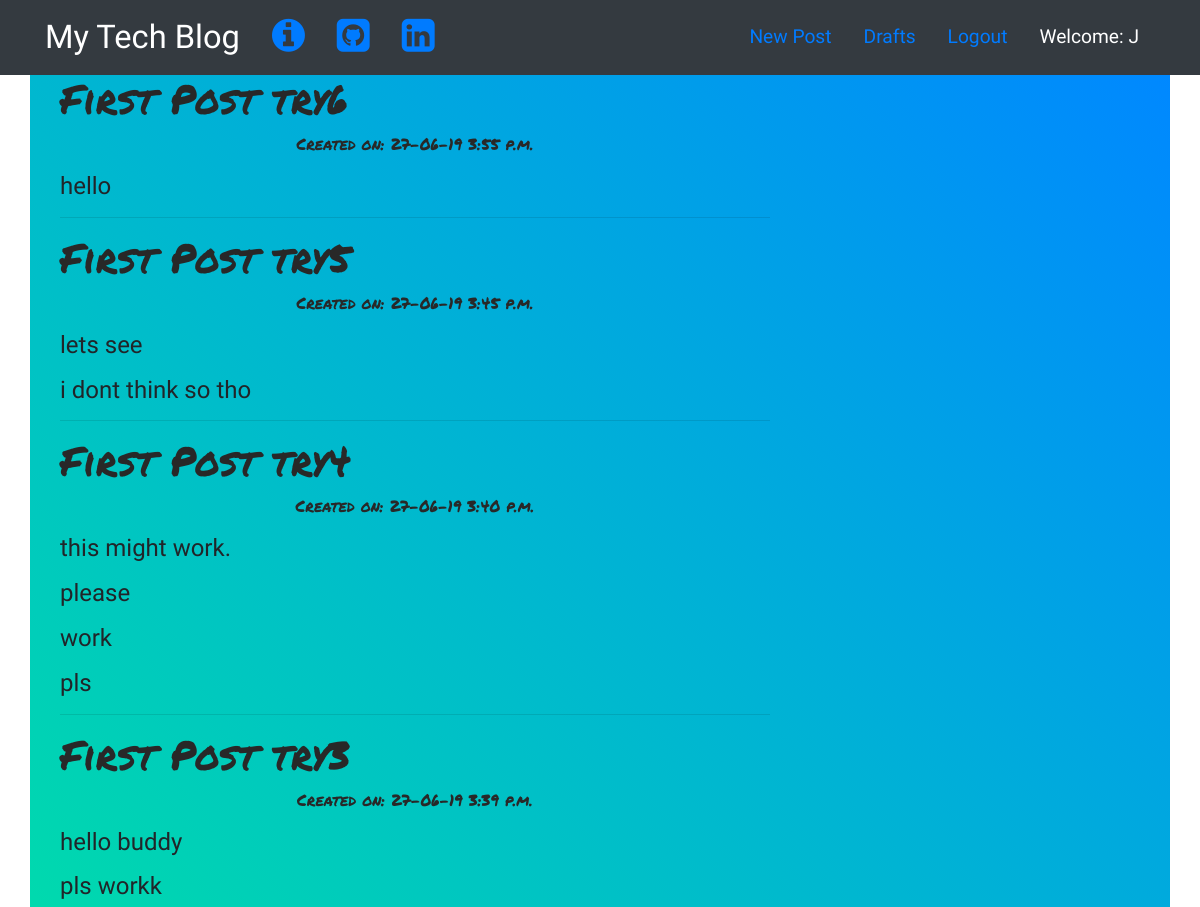
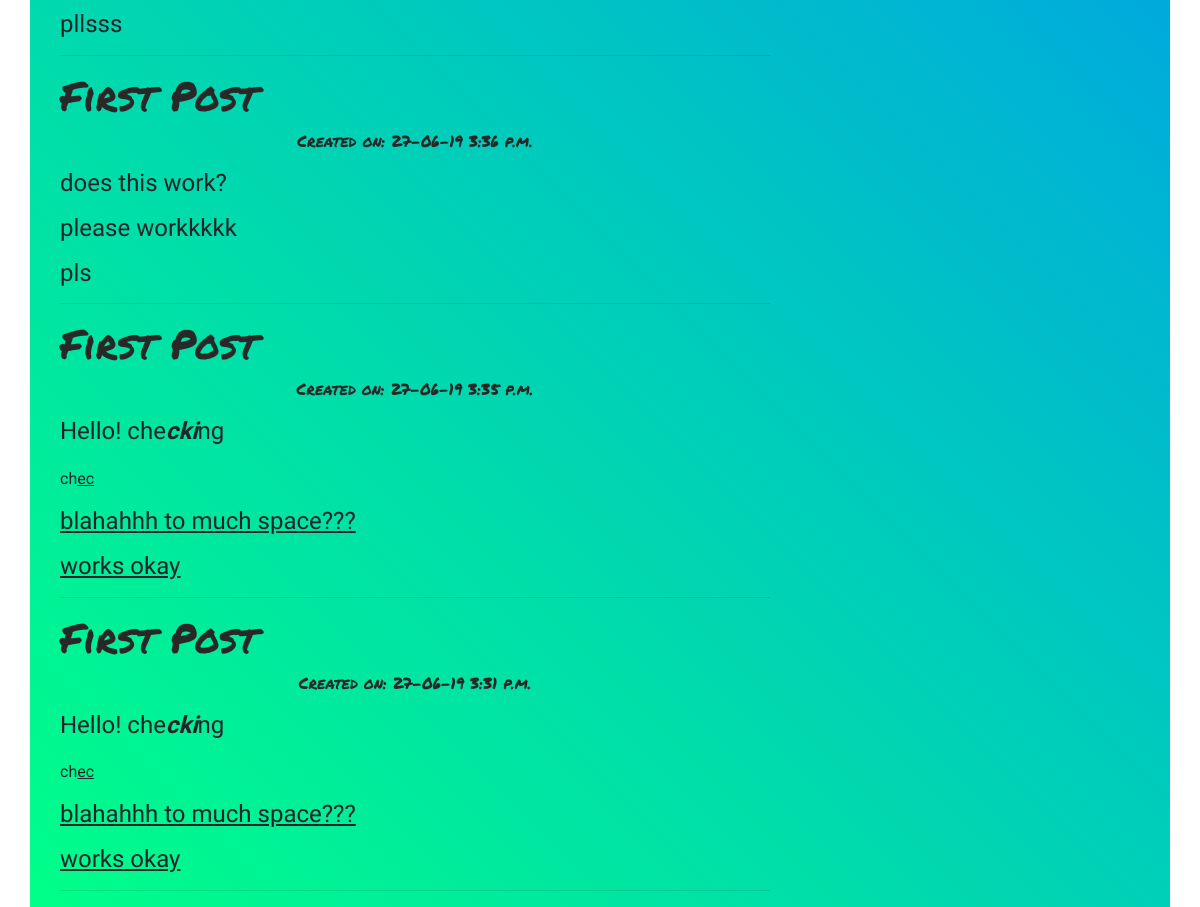
The page /drafts/ (signed in) on the database as committed earlier (2 pictures, top to bottom).
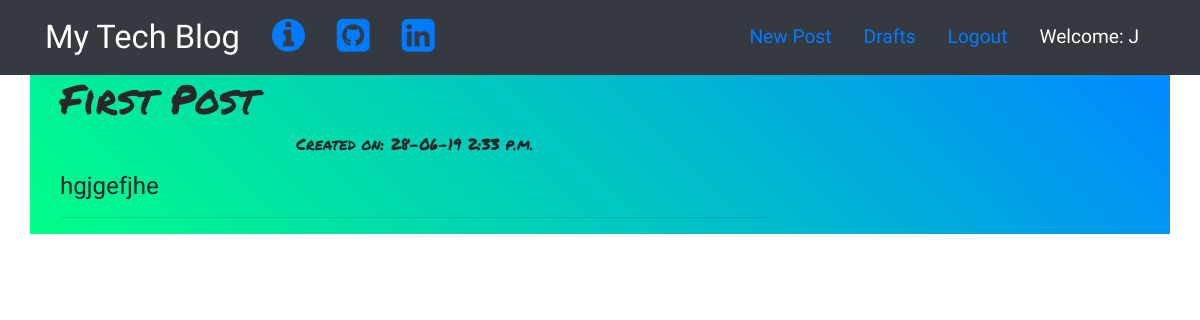
The same page on the database as committed later.
### blog/models.py (models this page shows, shortened)
class Post(models.Model):
    author=models.ForeignKey('auth.User',on_delete=models.CASCADE)
    title=models.CharField(max_length=150)
    text=models.TextField()
    create_date=models.DateTimeField(default=timezone.now)
    publish_date=models.DateTimeField(blank=True,null=True)

### blog/views.py (the view)
# urls.py: path('drafts/',views.DraftListView.as_view(),name="draft_list"),
class DraftListView(LoginRequiredMixin,ListView):
    login_url="/login/"
    redirect_field_name="blog/draft_list.html"
    model = Post
    template_name='blog/draft_list.html'
    def get_queryset(self):
        return Post.objects.filter(publish_date__isnull=True).order_by('-create_date')

### blog/templates/blog/draft_list.html (shortened to what this page needs)
{% extends 'blog/base.html' %}
  {% block content %}
    {% for post in post_list %}
        <h1><a class="posttitle" href="{% url 'post_detail' pk=post.pk%}">
          {{post.title}}</a></h1>
        <p class="posttitle">Created on: {{post.create_date|date:"d-m-y P"}}</p>
        <h4 class="postcontent">{{post.text|safe|truncatechars:200}}</h4>
        <hr>
    {% empty %}
      <h1 class="postcontent">No drafts exist.</h1>
    {% endfor %}
  {% endblock %}

### blog/templates/blog/base.html (shortened to what this page needs)
<!DOCTYPE html>
{% load static %}
<html lang="en" dir="ltr">
  <head>
    <link rel="stylesheet" href="https://stackpath.bootstrapcdn.com/bootstrap/4.3.1/css/bootstrap.min.css">
     <link rel="stylesheet"
     href="//cdn.jsdelivr.net/npm/medium-editor@latest/dist/css/medium-editor.min.css"
     type="text/css" media="screen" charset="utf-8">
      <link rel="stylesheet" href="{% static 'css/blog.css' %}">
     <link href="https://maxcdn.bootstrapcdn.com/font-awesome/4.7.0/css/font-awesome.min.css" rel="stylesheet">
  </head>
  <body>
      <nav class="navbar navbar-dark bg-dark myitems">
        <div class="container">
          <ul class="nav">
            <li class="nav-item">
              <a class="navbar-brand bigbrand" href="{% url 'post_list' %}">My Tech Blog</a>
            </li>
            <li class="nav-item">
              <a class="nav-link" href="{% url 'about' %}">
                <span class="fa fa-info-circle fa-2x" aria-hidden="true"></span></a>
            </li>
            <li class="nav-item">
              <a class="nav-link" href="https://www.github.com">
                <span class="fa fa-github-square fa-2x" aria-hidden="true"></a>
            </li>
            <li class="nav-item">
              <a class="nav-link" href="https://www.linkedin.com">
                <span class="fa fa-linkedin-square fa-2x" aria-hidden="true"></span></a>
            </li>
          </ul>
          <ul class="nav justify-content-end">
            {% if user.is_authenticated %}
              <li class="nav-item ">
                <a class="nav-link" href="{% url 'post_new' %}">New Post</a>
              </li>
              <li class="nav-item">
                <a class="nav-link" href="{% url 'draft_list' %}">Drafts</a>
              </li>
              <li class="nav-item">
                <a class="nav-link" href="{% url 'logout' %}">Logout</a>
              </li>
              <li id="welcome" class="nav-item" >
                <a class="nav-link">Welcome: {{ user.username }}</a>
              </li>
            {% else %}
              <li class="nav-item">
                <a class="nav-link" href="{% url 'login' %}">
                  <span class="fa fa-user" aria-hidden="true"></span> Login</a>
              </li>
            {% endif %}
        </div>
      </nav>
    <div class="container loader">
      <div class="content container">
        <div class="row">
          <div class="col-md-8">
              {% block content %}
              {% endblock %}
          </div>
        </div>
      </div>
    </div>
  </body>
</html>

### blog/static/css/blog.css (style rules this page uses)
#welcome { color: white; }
.myitems { font-size: 1.2em; font-family: 'Stylish', sans-serif; }
.bigbrand { font-size: 1.7em; font-family: 'Stylish', sans-serif; }
.posttitle { text-align: center; color:rgb(40, 40, 40); font-family: 'Permanent Marker', cursive; }
.postcontent { font-family: 'Dancing Script', cursive; }
body { background-image: url(http://www.ketdoan.org/wordpress/wp-content/uploads/2013/03/grey-website-background-illusionapparel-1024x640.jpg); background-size:contain; }
.loader { right:0; left:0; top:74px; bottom:0; filter:hue-rotate(0deg); background:linear-gradient(45deg,#0f8,#08f); animation:hue 10000ms infinite linear; }

Rows that differ between the two databases and show on the page:
removed Post: title "First Post try6", create_date "27-06-19 3:55 p.m.", text "hello"
removed Post: title "First Post try5", create_date "27-06-19 3:45 p.m.", text "lets see i dont think so tho"
removed Post: title "First Post try4", create_date "27-06-19 3:40 p.m.", text "this might work. please work pls"
removed Post: title "First Post try3", create_date "27-06-19 3:39 p.m.", text "hello buddy pls workk pllsss"
removed Post: title "First Post", create_date "27-06-19 3:36 p.m.", text "does this work? please workkkkk pls"
removed Post: title "First Post", create_date "27-06-19 3:35 p.m.", text "Hello! che cki ng ch ec blahahhh to much space??? works okay"
removed Post: title "First Post", create_date "27-06-19 3:31 p.m.", text "Hello! che cki ng ch ec blahahhh to much space??? works okay"
added Post: title "First Post", create_date "28-06-19 2:33 p.m.", text "hgjgefjhe"
